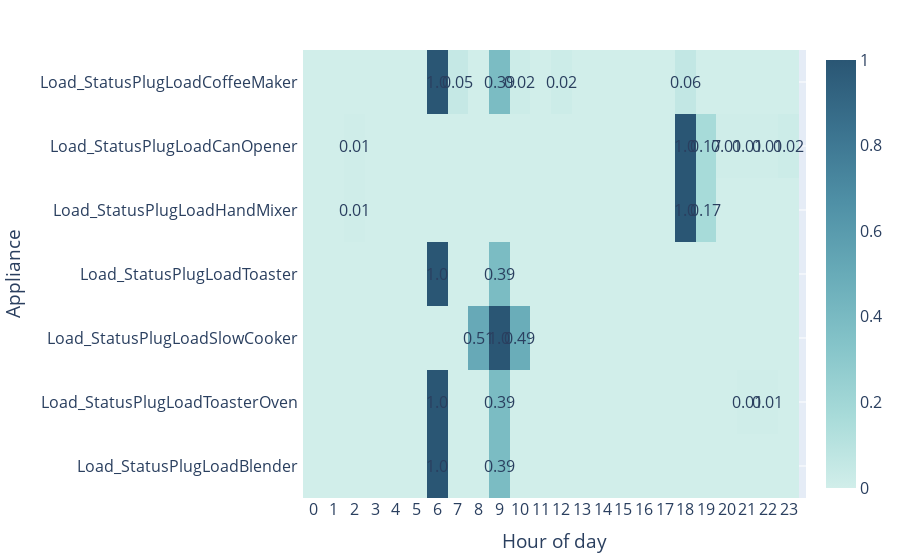

Notebook cell for this chart:
### Code cell
import plotly.graph_objects as go

#set up data to heatmap
columns = hourON.columns[1:].tolist()
hourON[columns] = normalise_dataframe(hourON[columns])
z_data = []
for i in hourON[columns]:
    data_list = hourON[i].round(2).values.tolist()
    z_data.append(data_list)

#Annotate z_values
annotations = go.Annotations()
for n, row in enumerate(z_data):
    for m, val in enumerate(row):
        annotations.append(go.Annotation(text="" if z_data[n][m] == 0 else str(z_data[n][m]),
                                         x=hourON["HourOfTimestamp"][m], y=columns[n], xref='x1', yref='y1',
                                         showarrow=False))

#Create heatmap
fig = go.Figure(data=go.Heatmap(
    z=z_data,
    x=hourON["HourOfTimestamp"],
    y=columns,
    colorscale='Teal')
)

fig.update_layout(margin=dict(
    l=30,
    r=30,
    b=30,
    t=50,),
    font=dict(size=16),
    xaxis_nticks=30,
    annotations=annotations, )

fig.update_xaxes(title="Hour of day")
fig.update_yaxes(title="Appliance", showticklabels=True)
fig.write_html(Db.get_save_file_directory(f"Appliance_on_ratio_heatmap.html"))
fig.show()

### Figure 1 — Plotly figure (JSON) as saved in the notebook; plotly's stock layout.template omitted (floating-point values rounded to 4 significant figures; data arrays with more than 128 entries replaced by an {"elided": "..."} marker saying what was removed)
{"data": [{"colorscale": [[0.0, "rgb(209, 238, 234)"], [0.1667, "rgb(168, 219, 217)"], [0.3333, "rgb(133, 196, 201)"], [0.5, "rgb(104, 171, 184)"], [0.6667, "rgb(79, 144, 166)"], [0.8333, "rgb(59, 115, 143)"], [1.0, "rgb(42, 86, 116)"]], "type": "heatmap", "x": [0, 1, 2, 3, 4, 5, 6, 7, 8, 9, 10, 11, 12, 13, 14, 15, 16, 17, 18, 19, 20, 21, 22, 23], "y": ["Load_StatusPlugLoadBlender ", "Load_StatusPlugLoadToasterOven ", "Load_StatusPlugLoadSlowCooker ", "Load_StatusPlugLoadToaster ", "Load_StatusPlugLoadHandMixer ", "Load_StatusPlugLoadCanOpener ", "Load_StatusPlugLoadCoffeeMaker "], "z": {"elided": "7x24 float values"}}], "layout": {"annotations": [{"showarrow": false, "text": "", "x": 0, "xref": "x", "y": "Load_StatusPlugLoadBlender ", "yref": "y"}, {"showarrow": false, "text": "", "x": 1, "xref": "x", "y": "Load_StatusPlugLoadBlender ", "yref": "y"}, {"showarrow": false, "text": "", "x": 2, "xref": "x", "y": "Load_StatusPlugLoadBlender ", "yref": "y"}, {"showarrow": false, "text": "", "x": 3, "xref": "x", "y": "Load_StatusPlugLoadBlender ", "yref": "y"}, {"showarrow": false, "text": "", "x": 4, "xref": "x", "y": "Load_StatusPlugLoadBlender ", "yref": "y"}, {"showarrow": false, "text": "", "x": 5, "xref": "x", "y": "Load_StatusPlugLoadBlender ", "yref": "y"}, {"showarrow": false, "text": "1.0", "x": 6, "xref": "x", "y": "Load_StatusPlugLoadBlender ", "yref": "y"}, {"showarrow": false, "text": "", "x": 7, "xref": "x", "y": "Load_StatusPlugLoadBlender ", "yref": "y"}, {"showarrow": false, "text": "", "x": 8, "xref": "x", "y": "Load_StatusPlugLoadBlender ", "yref": "y"}, {"showarrow": false, "text": "0.39", "x": 9, "xref": "x", "y": "Load_StatusPlugLoadBlender ", "yref": "y"}, {"showarrow": false, "text": "", "x": 10, "xref": "x", "y": "Load_StatusPlugLoadBlender ", "yref": "y"}, {"showarrow": false, "text": "", "x": 11, "xref": "x", "y": "Load_StatusPlugLoadBlender ", "yref": "y"}, {"showarrow": false, "text": "", "x": 12, "xref": "x", "y": "Load_StatusPlugLoadBlender ", "yref": "y"}, {"showarrow": false, "text": "", "x": 13, "xref": "x", "y": "Load_StatusPlugLoadBlender ", "yref": "y"}, {"showarrow": false, "text": "", "x": 14, "xref": "x", "y": "Load_StatusPlugLoadBlender ", "yref": "y"}, {"showarrow": false, "text": "", "x": 15, "xref": "x", "y": "Load_StatusPlugLoadBlender ", "yref": "y"}, {"showarrow": false, "text": "", "x": 16, "xref": "x", "y": "Load_StatusPlugLoadBlender ", "yref": "y"}, {"showarrow": false, "text": "", "x": 17, "xref": "x", "y": "Load_StatusPlugLoadBlender ", "yref": "y"}, {"showarrow": false, "text": "", "x": 18, "xref": "x", "y": "Load_StatusPlugLoadBlender ", "yref": "y"}, {"showarrow": false, "text": "", "x": 19, "xref": "x", "y": "Load_StatusPlugLoadBlender ", "yref": "y"}, {"showarrow": false, "text": "", "x": 20, "xref": "x", "y": "Load_StatusPlugLoadBlender ", "yref": "y"}, {"showarrow": false, "text": "", "x": 21, "xref": "x", "y": "Load_StatusPlugLoadBlender ", "yref": "y"}, {"showarrow": false, "text": "", "x": 22, "xref": "x", "y": "Load_StatusPlugLoadBlender ", "yref": "y"}, {"showarrow": false, "text": "", "x": 23, "xref": "x", "y": "Load_StatusPlugLoadBlender ", "yref": "y"}, {"showarrow": false, "text": "", "x": 0, "xref": "x", "y": "Load_StatusPlugLoadToasterOven ", "yref": "y"}, {"showarrow": false, "text": "", "x": 1, "xref": "x", "y": "Load_StatusPlugLoadToasterOven ", "yref": "y"}, {"showarrow": false, "text": "", "x": 2, "xref": "x", "y": "Load_StatusPlugLoadToasterOven ", "yref": "y"}, {"showarrow": false, "text": "", "x": 3, "xref": "x", "y": "Load_StatusPlugLoadToasterOven ", "yref": "y"}, {"showarrow": false, "text": "", "x": 4, "xref": "x", "y": "Load_StatusPlugLoadToasterOven ", "yref": "y"}, {"showarrow": false, "text": "", "x": 5, "xref": "x", "y": "Load_StatusPlugLoadToasterOven ", "yref": "y"}, {"showarrow": false, "text": "1.0", "x": 6, "xref": "x", "y": "Load_StatusPlugLoadToasterOven ", "yref": "y"}, {"showarrow": false, "text": "", "x": 7, "xref": "x", "y": "Load_StatusPlugLoadToasterOven ", "yref": "y"}, {"showarrow": false, "text": "", "x": 8, "xref": "x", "y": "Load_StatusPlugLoadToasterOven ", "yref": "y"}, {"showarrow": false, "text": "0.39", "x": 9, "xref": "x", "y": "Load_StatusPlugLoadToasterOven ", "yref": "y"}, {"showarrow": false, "text": "", "x": 10, "xref": "x", "y": "Load_StatusPlugLoadToasterOven ", "yref": "y"}, {"showarrow": false, "text": "", "x": 11, "xref": "x", "y": "Load_StatusPlugLoadToasterOven ", "yref": "y"}, {"showarrow": false, "text": "", "x": 12, "xref": "x", "y": "Load_StatusPlugLoadToasterOven ", "yref": "y"}, {"showarrow": false, "text": "", "x": 13, "xref": "x", "y": "Load_StatusPlugLoadToasterOven ", "yref": "y"}, {"showarrow": false, "text": "", "x": 14, "xref": "x", "y": "Load_StatusPlugLoadToasterOven ", "yref": "y"}, {"showarrow": false, "text": "", "x": 15, "xref": "x", "y": "Load_StatusPlugLoadToasterOven ", "yref": "y"}, {"showarrow": false, "text": "", "x": 16, "xref": "x", "y": "Load_StatusPlugLoadToasterOven ", "yref": "y"}, {"showarrow": false, "text": "", "x": 17, "xref": "x", "y": "Load_StatusPlugLoadToasterOven ", "yref": "y"}, {"showarrow": false, "text": "", "x": 18, "xref": "x", "y": "Load_StatusPlugLoadToasterOven ", "yref": "y"}, {"showarrow": false, "text": "", "x": 19, "xref": "x", "y": "Load_StatusPlugLoadToasterOven ", "yref": "y"}, {"showarrow": false, "text": "", "x": 20, "xref": "x", "y": "Load_StatusPlugLoadToasterOven ", "yref": "y"}, {"showarrow": false, "text": "0.01", "x": 21, "xref": "x", "y": "Load_StatusPlugLoadToasterOven ", "yref": "y"}, {"showarrow": false, "text": "0.01", "x": 22, "xref": "x", "y": "Load_StatusPlugLoadToasterOven ", "yref": "y"}, {"showarrow": false, "text": "", "x": 23, "xref": "x", "y": "Load_StatusPlugLoadToasterOven ", "yref": "y"}, {"showarrow": false, "text": "", "x": 0, "xref": "x", "y": "Load_StatusPlugLoadSlowCooker ", "yref": "y"}, {"showarrow": false, "text": "", "x": 1, "xref": "x", "y": "Load_StatusPlugLoadSlowCooker ", "yref": "y"}, {"showarrow": false, "text": "", "x": 2, "xref": "x", "y": "Load_StatusPlugLoadSlowCooker ", "yref": "y"}, {"showarrow": false, "text": "", "x": 3, "xref": "x", "y": "Load_StatusPlugLoadSlowCooker ", "yref": "y"}, {"showarrow": false, "text": "", "x": 4, "xref": "x", "y": "Load_StatusPlugLoadSlowCooker ", "yref": "y"}, {"showarrow": false, "text": "", "x": 5, "xref": "x", "y": "Load_StatusPlugLoadSlowCooker ", "yref": "y"}, {"showarrow": false, "text": "", "x": 6, "xref": "x", "y": "Load_StatusPlugLoadSlowCooker ", "yref": "y"}, {"showarrow": false, "text": "", "x": 7, "xref": "x", "y": "Load_StatusPlugLoadSlowCooker ", "yref": "y"}, {"showarrow": false, "text": "0.51", "x": 8, "xref": "x", "y": "Load_StatusPlugLoadSlowCooker ", "yref": "y"}, {"showarrow": false, "text": "1.0", "x": 9, "xref": "x", "y": "Load_StatusPlugLoadSlowCooker ", "yref": "y"}, {"showarrow": false, "text": "0.49", "x": 10, "xref": "x", "y": "Load_StatusPlugLoadSlowCooker ", "yref": "y"}, {"showarrow": false, "text": "", "x": 11, "xref": "x", "y": "Load_StatusPlugLoadSlowCooker ", "yref": "y"}, {"showarrow": false, "text": "", "x": 12, "xref": "x", "y": "Load_StatusPlugLoadSlowCooker ", "yref": "y"}, {"showarrow": false, "text": "", "x": 13, "xref": "x", "y": "Load_StatusPlugLoadSlowCooker ", "yref": "y"}, {"showarrow": false, "text": "", "x": 14, "xref": "x", "y": "Load_StatusPlugLoadSlowCooker ", "yref": "y"}, {"showarrow": false, "text": "", "x": 15, "xref": "x", "y": "Load_StatusPlugLoadSlowCooker ", "yref": "y"}, {"showarrow": false, "text": "", "x": 16, "xref": "x", "y": "Load_StatusPlugLoadSlowCooker ", "yref": "y"}, {"showarrow": false, "text": "", "x": 17, "xref": "x", "y": "Load_StatusPlugLoadSlowCooker ", "yref": "y"}, {"showarrow": false, "text": "", "x": 18, "xref": "x", "y": "Load_StatusPlugLoadSlowCooker ", "yref": "y"}, {"showarrow": false, "text": "", "x": 19, "xref": "x", "y": "Load_StatusPlugLoadSlowCooker ", "yref": "y"}, {"showarrow": false, "text": "", "x": 20, "xref": "x", "y": "Load_StatusPlugLoadSlowCooker ", "yref": "y"}, {"showarrow": false, "text": "", "x": 21, "xref": "x", "y": "Load_StatusPlugLoadSlowCooker ", "yref": "y"}, {"showarrow": false, "text": "", "x": 22, "xref": "x", "y": "Load_StatusPlugLoadSlowCooker ", "yref": "y"}, {"showarrow": false, "text": "", "x": 23, "xref": "x", "y": "Load_StatusPlugLoadSlowCooker ", "yref": "y"}, {"showarrow": false, "text": "", "x": 0, "xref": "x", "y": "Load_StatusPlugLoadToaster ", "yref": "y"}, {"showarrow": false, "text": "", "x": 1, "xref": "x", "y": "Load_StatusPlugLoadToaster ", "yref": "y"}, {"showarrow": false, "text": "", "x": 2, "xref": "x", "y": "Load_StatusPlugLoadToaster ", "yref": "y"}, {"showarrow": false, "text": "", "x": 3, "xref": "x", "y": "Load_StatusPlugLoadToaster ", "yref": "y"}, {"showarrow": false, "text": "", "x": 4, "xref": "x", "y": "Load_StatusPlugLoadToaster ", "yref": "y"}, {"showarrow": false, "text": "", "x": 5, "xref": "x", "y": "Load_StatusPlugLoadToaster ", "yref": "y"}, {"showarrow": false, "text": "1.0", "x": 6, "xref": "x", "y": "Load_StatusPlugLoadToaster ", "yref": "y"}, {"showarrow": false, "text": "", "x": 7, "xref": "x", "y": "Load_StatusPlugLoadToaster ", "yref": "y"}, {"showarrow": false, "text": "", "x": 8, "xref": "x", "y": "Load_StatusPlugLoadToaster ", "yref": "y"}, {"showarrow": false, "text": "0.39", "x": 9, "xref": "x", "y": "Load_StatusPlugLoadToaster ", "yref": "y"}, {"showarrow": false, "text": "", "x": 10, "xref": "x", "y": "Load_StatusPlugLoadToaster ", "yref": "y"}, {"showarrow": false, "text": "", "x": 11, "xref": "x", "y": "Load_StatusPlugLoadToaster ", "yref": "y"}, {"showarrow": false, "text": "", "x": 12, "xref": "x", "y": "Load_StatusPlugLoadToaster ", "yref": "y"}, {"showarrow": false, "text": "", "x": 13, "xref": "x", "y": "Load_StatusPlugLoadToaster ", "yref": "y"}, {"showarrow": false, "text": "", "x": 14, "xref": "x", "y": "Load_StatusPlugLoadToaster ", "yref": "y"}, {"showarrow": false, "text": "", "x": 15, "xref": "x", "y": "Load_StatusPlugLoadToaster ", "yref": "y"}, {"showarrow": false, "text": "", "x": 16, "xref": "x", "y": "Load_StatusPlugLoadToaster ", "yref": "y"}, {"showarrow": false, "text": "", "x": 17, "xref": "x", "y": "Load_StatusPlugLoadToaster ", "yref": "y"}, {"showarrow": false, "text": "", "x": 18, "xref": "x", "y": "Load_StatusPlugLoadToaster ", "yref": "y"}, {"showarrow": false, "text": "", "x": 19, "xref": "x", "y": "Load_StatusPlugLoadToaster ", "yref": "y"}, {"showarrow": false, "text": "", "x": 20, "xref": "x", "y": "Load_StatusPlugLoadToaster ", "yref": "y"}, {"showarrow": false, "text": "", "x": 21, "xref": "x", "y": "Load_StatusPlugLoadToaster ", "yref": "y"}, {"showarrow": false, "text": "", "x": 22, "xref": "x", "y": "Load_StatusPlugLoadToaster ", "yref": "y"}, {"showarrow": false, "text": "", "x": 23, "xref": "x", "y": "Load_StatusPlugLoadToaster ", "yref": "y"}, {"showarrow": false, "text": "", "x": 0, "xref": "x", "y": "Load_StatusPlugLoadHandMixer ", "yref": "y"}, {"showarrow": false, "text": "", "x": 1, "xref": "x", "y": "Load_StatusPlugLoadHandMixer ", "yref": "y"}, {"showarrow": false, "text": "0.01", "x": 2, "xref": "x", "y": "Load_StatusPlugLoadHandMixer ", "yref": "y"}, {"showarrow": false, "text": "", "x": 3, "xref": "x", "y": "Load_StatusPlugLoadHandMixer ", "yref": "y"}, {"showarrow": false, "text": "", "x": 4, "xref": "x", "y": "Load_StatusPlugLoadHandMixer ", "yref": "y"}, {"showarrow": false, "text": "", "x": 5, "xref": "x", "y": "Load_StatusPlugLoadHandMixer ", "yref": "y"}, {"showarrow": false, "text": "", "x": 6, "xref": "x", "y": "Load_StatusPlugLoadHandMixer ", "yref": "y"}, {"showarrow": false, "text": "", "x": 7, "xref": "x", "y": "Load_StatusPlugLoadHandMixer ", "yref": "y"}, {"showarrow": false, "text": "", "x": 8, "xref": "x", "y": "Load_StatusPlugLoadHandMixer ", "yref": "y"}, {"showarrow": false, "text": "", "x": 9, "xref": "x", "y": "Load_StatusPlugLoadHandMixer ", "yref": "y"}, {"showarrow": false, "text": "", "x": 10, "xref": "x", "y": "Load_StatusPlugLoadHandMixer ", "yref": "y"}, {"showarrow": false, "text": "", "x": 11, "xref": "x", "y": "Load_StatusPlugLoadHandMixer ", "yref": "y"}, {"showarrow": false, "text": "", "x": 12, "xref": "x", "y": "Load_StatusPlugLoadHandMixer ", "yref": "y"}, {"showarrow": false, "text": "", "x": 13, "xref": "x", "y": "Load_StatusPlugLoadHandMixer ", "yref": "y"}, {"showarrow": false, "text": "", "x": 14, "xref": "x", "y": "Load_StatusPlugLoadHandMixer ", "yref": "y"}, {"showarrow": false, "text": "", "x": 15, "xref": "x", "y": "Load_StatusPlugLoadHandMixer ", "yref": "y"}, {"showarrow": false, "text": "", "x": 16, "xref": "x", "y": "Load_StatusPlugLoadHandMixer ", "yref": "y"}, {"showarrow": false, "text": "", "x": 17, "xref": "x", "y": "Load_StatusPlugLoadHandMixer ", "yref": "y"}, {"showarrow": false, "text": "1.0", "x": 18, "xref": "x", "y": "Load_StatusPlugLoadHandMixer ", "yref": "y"}, {"showarrow": false, "text": "0.17", "x": 19, "xref": "x", "y": "Load_StatusPlugLoadHandMixer ", "yref": "y"}, {"showarrow": false, "text": "", "x": 20, "xref": "x", "y": "Load_StatusPlugLoadHandMixer ", "yref": "y"}, {"showarrow": false, "text": "", "x": 21, "xref": "x", "y": "Load_StatusPlugLoadHandMixer ", "yref": "y"}, {"showarrow": false, "text": "", "x": 22, "xref": "x", "y": "Load_StatusPlugLoadHandMixer ", "yref": "y"}, {"showarrow": false, "text": "", "x": 23, "xref": "x", "y": "Load_StatusPlugLoadHandMixer ", "yref": "y"}, {"showarrow": false, "text": "", "x": 0, "xref": "x", "y": "Load_StatusPlugLoadCanOpener ", "yref": "y"}, {"showarrow": false, "text": "", "x": 1, "xref": "x", "y": "Load_StatusPlugLoadCanOpener ", "yref": "y"}, {"showarrow": false, "text": "0.01", "x": 2, "xref": "x", "y": "Load_StatusPlugLoadCanOpener ", "yref": "y"}, {"showarrow": false, "text": "", "x": 3, "xref": "x", "y": "Load_StatusPlugLoadCanOpener ", "yref": "y"}, {"showarrow": false, "text": "", "x": 4, "xref": "x", "y": "Load_StatusPlugLoadCanOpener ", "yref": "y"}, {"showarrow": false, "text": "", "x": 5, "xref": "x", "y": "Load_StatusPlugLoadCanOpener ", "yref": "y"}, {"showarrow": false, "text": "", "x": 6, "xref": "x", "y": "Load_StatusPlugLoadCanOpener ", "yref": "y"}, {"showarrow": false, "text": "", "x": 7, "xref": "x", "y": "Load_StatusPlugLoadCanOpener ", "yref": "y"}, {"showarrow": false, "text": "", "x": 8, "xref": "x", "y": "Load_StatusPlugLoadCanOpener ", "yref": "y"}, {"showarrow": false, "text": "", "x": 9, "xref": "x", "y": "Load_StatusPlugLoadCanOpener ", "yref": "y"}, {"showarrow": false, "text": "", "x": 10, "xref": "x", "y": "Load_StatusPlugLoadCanOpener ", "yref": "y"}, {"showarrow": false, "text": "", "x": 11, "xref": "x", "y": "Load_StatusPlugLoadCanOpener ", "yref": "y"}, {"showarrow": false, "text": "", "x": 12, "xref": "x", "y": "Load_StatusPlugLoadCanOpener ", "yref": "y"}, {"showarrow": false, "text": "", "x": 13, "xref": "x", "y": "Load_StatusPlugLoadCanOpener ", "yref": "y"}, {"showarrow": false, "text": "", "x": 14, "xref": "x", "y": "Load_StatusPlugLoadCanOpener ", "yref": "y"}, {"showarrow": false, "text": "", "x": 15, "xref": "x", "y": "Load_StatusPlugLoadCanOpener ", "yref": "y"}, {"showarrow": false, "text": "", "x": 16, "xref": "x", "y": "Load_StatusPlugLoadCanOpener ", "yref": "y"}, {"showarrow": false, "text": "", "x": 17, "xref": "x", "y": "Load_StatusPlugLoadCanOpener ", "yref": "y"}, {"showarrow": false, "text": "1.0", "x": 18, "xref": "x", "y": "Load_StatusPlugLoadCanOpener ", "yref": "y"}, {"showarrow": false, "text": "0.17", "x": 19, "xref": "x", "y": "Load_StatusPlugLoadCanOpener ", "yref": "y"}, {"showarrow": false, "text": "0.01", "x": 20, "xref": "x", "y": "Load_StatusPlugLoadCanOpener ", "yref": "y"}, {"showarrow": false, "text": "0.01", "x": 21, "xref": "x", "y": "Load_StatusPlugLoadCanOpener ", "yref": "y"}, {"showarrow": false, "text": "0.01", "x": 22, "xref": "x", "y": "Load_StatusPlugLoadCanOpener ", "yref": "y"}, {"showarrow": false, "text": "0.02", "x": 23, "xref": "x", "y": "Load_StatusPlugLoadCanOpener ", "yref": "y"}, {"showarrow": false, "text": "", "x": 0, "xref": "x", "y": "Load_StatusPlugLoadCoffeeMaker ", "yref": "y"}, {"showarrow": false, "text": "", "x": 1, "xref": "x", "y": "Load_StatusPlugLoadCoffeeMaker ", "yref": "y"}, {"showarrow": false, "text": "", "x": 2, "xref": "x", "y": "Load_StatusPlugLoadCoffeeMaker ", "yref": "y"}, {"showarrow": false, "text": "", "x": 3, "xref": "x", "y": "Load_StatusPlugLoadCoffeeMaker ", "yref": "y"}, {"showarrow": false, "text": "", "x": 4, "xref": "x", "y": "Load_StatusPlugLoadCoffeeMaker ", "yref": "y"}, {"showarrow": false, "text": "", "x": 5, "xref": "x", "y": "Load_StatusPlugLoadCoffeeMaker ", "yref": "y"}, {"showarrow": false, "text": "1.0", "x": 6, "xref": "x", "y": "Load_StatusPlugLoadCoffeeMaker ", "yref": "y"}, {"showarrow": false, "text": "0.05", "x": 7, "xref": "x", "y": "Load_StatusPlugLoadCoffeeMaker ", "yref": "y"}, {"showarrow": false, "text": "", "x": 8, "xref": "x", "y": "Load_StatusPlugLoadCoffeeMaker ", "yref": "y"}, {"showarrow": false, "text": "0.39", "x": 9, "xref": "x", "y": "Load_StatusPlugLoadCoffeeMaker ", "yref": "y"}, {"showarrow": false, "text": "0.02", "x": 10, "xref": "x", "y": "Load_StatusPlugLoadCoffeeMaker ", "yref": "y"}, {"showarrow": false, "text": "", "x": 11, "xref": "x", "y": "Load_StatusPlugLoadCoffeeMaker ", "yref": "y"}, {"showarrow": false, "text": "0.02", "x": 12, "xref": "x", "y": "Load_StatusPlugLoadCoffeeMaker ", "yref": "y"}, {"showarrow": false, "text": "", "x": 13, "xref": "x", "y": "Load_StatusPlugLoadCoffeeMaker ", "yref": "y"}, {"showarrow": false, "text": "", "x": 14, "xref": "x", "y": "Load_StatusPlugLoadCoffeeMaker ", "yref": "y"}, {"showarrow": false, "text": "", "x": 15, "xref": "x", "y": "Load_StatusPlugLoadCoffeeMaker ", "yref": "y"}, {"showarrow": false, "text": "", "x": 16, "xref": "x", "y": "Load_StatusPlugLoadCoffeeMaker ", "yref": "y"}, {"showarrow": false, "text": "", "x": 17, "xref": "x", "y": "Load_StatusPlugLoadCoffeeMaker ", "yref": "y"}, {"showarrow": false, "text": "0.06", "x": 18, "xref": "x", "y": "Load_StatusPlugLoadCoffeeMaker ", "yref": "y"}, {"showarrow": false, "text": "", "x": 19, "xref": "x", "y": "Load_StatusPlugLoadCoffeeMaker ", "yref": "y"}, {"showarrow": false, "text": "", "x": 20, "xref": "x", "y": "Load_StatusPlugLoadCoffeeMaker ", "yref": "y"}, {"showarrow": false, "text": "", "x": 21, "xref": "x", "y": "Load_StatusPlugLoadCoffeeMaker ", "yref": "y"}, {"showarrow": false, "text": "", "x": 22, "xref": "x", "y": "Load_StatusPlugLoadCoffeeMaker ", "yref": "y"}, {"showarrow": false, "text": "", "x": 23, "xref": "x", "y": "Load_StatusPlugLoadCoffeeMaker ", "yref": "y"}], "font": {"size": 16}, "margin": {"b": 30, "l": 30, "r": 30, "t": 50}, "xaxis": {"nticks": 30, "title": {"text": "Hour of day"}}, "yaxis": {"showticklabels": true, "title": {"text": "Appliance"}}}}
